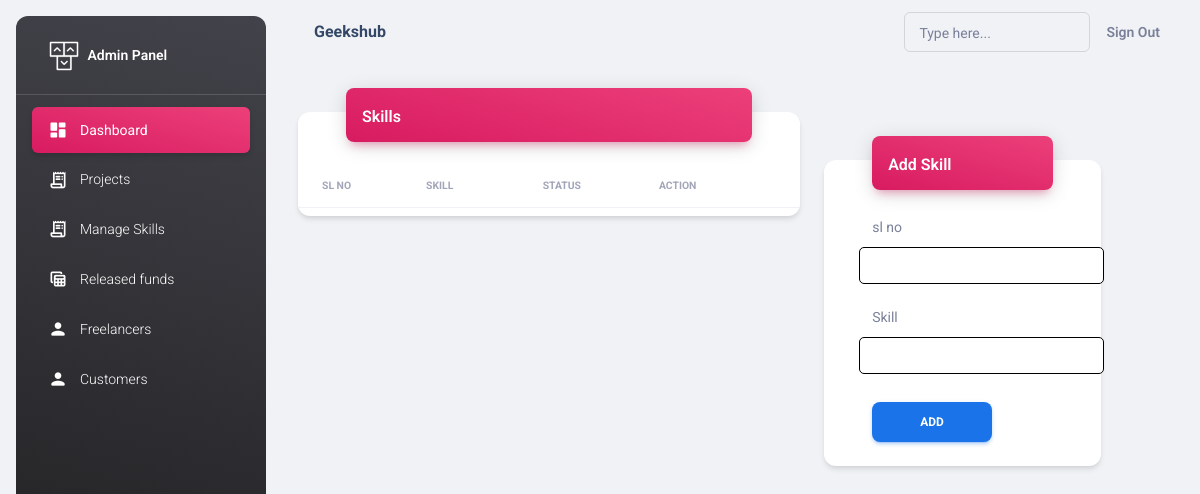
/adminapp/skills/ (signed in), run on an earlier commit of the app's database.
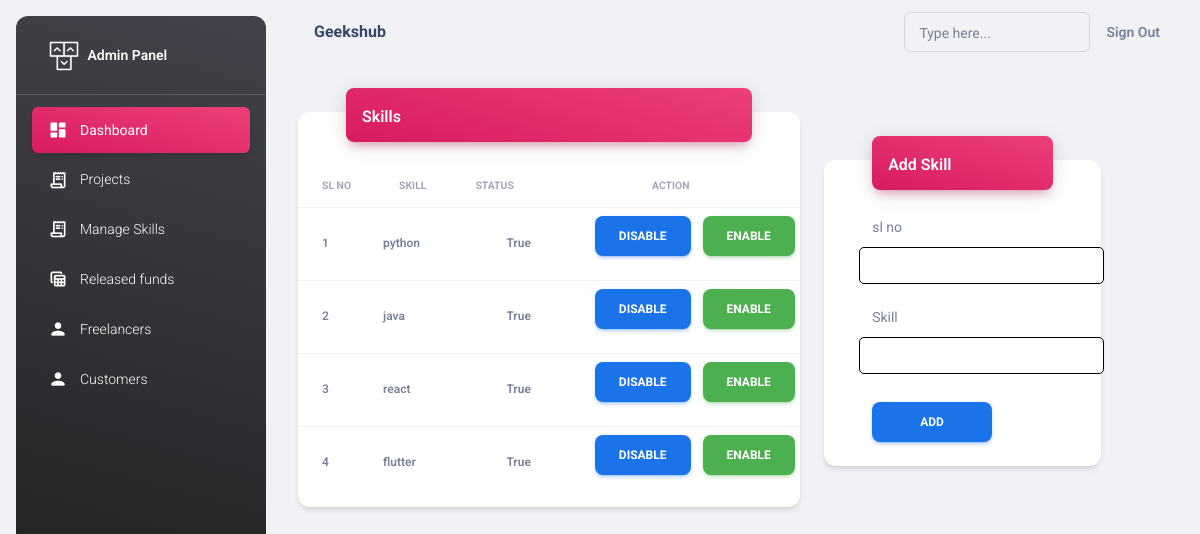
And on a later commit of the database.
### adminapp/models.py (models this page shows)
class Skills(models.Model):
    no=models.PositiveIntegerField()
    skill=models.CharField(max_length=100)
    status=models.BooleanField(default=True)

### adminapp/views.py (the view, shortened to what this page needs)
# urls.py: path("skills/",views.SkillsView.as_view(),name="skills"),
@method_decorator(decs,name="dispatch")
class SkillsView(CreateView,ListView):
    template_name="adminapp/skills.html"
    model=Skills
    form_class=SkillForm
    context_object_name="skills"
    success_url=reverse_lazy("skills")

### adminapp/forms.py
class SkillForm(forms.ModelForm):
    class Meta:
        model=Skills
        fields=["no","skill"]

### adminapp/views.py (called while the page is built)
def signin_required(fn):
    def wrapper(request,*args,**kwargs):
        if not request.user.is_authenticated:
            messages.error(request,"invalid session!..please login")
            return redirect("adminsignin")
        else:
            return fn(request,*args,**kwargs)
    return wrapper

def is_admin(fn):
    def wrapper(request,*args,**kwargs):
        if not request.user.is_superuser:
            messages.error(request,"Permission denied for current user !")
            return redirect("adminsignin")
        else:
            return fn(request,*args,**kwargs)
    return wrapper

### adminapp/templates/adminapp/skills.html (shortened to what this page needs)
{%extends 'adminapp/base.html'%}
{%load static%}
{%block body_block%}
<div class="container-fluid py-4">
    <div class="row">
      <div class="col-7">
        <div class="card my-4">
          <div class="card-header p-0 position-relative mt-n4 mx-5 z-index-2">
            <div class="bg-gradient-primary shadow-primary border-radius-lg pt-3 pb-1">
              <h6 class="text-white text-capitalize ps-3">Skills</h6>
            </div>
          </div>
          <div class="card-body px-0 pb-2">
            <div class="table-responsive p-0">
              <table class="table align-items-center mb-0">
                <thead>
                  <tr>
                    <th class="text-uppercase text-secondary text-xxs font-weight-bolder opacity-7">SL NO</th>
                    <th class="text-uppercase text-secondary text-xxs font-weight-bolder opacity-7">skill</th>
                    <th class="text-center text-uppercase text-secondary text-xxs font-weight-bolder opacity-7">Status</th>
                    <th class="text-center text-uppercase text-secondary text-xxs font-weight-bolder opacity-7">Action</th>
                    <th class="text-secondary opacity-7"></th>
                  </tr>
                </thead>
                <tbody>
                    {%for s in skills%}
                        <tr>
                            <td>
                            <p class="text-xs font-weight-bold mb-0 ms-3">{{s.no}}</p>
                            </td>
                            <td>
                            <p class="text-xs font-weight-bold mb-0">{{s.skill}}</p>
                            </td>
                            <td>
                                <p class="text-xs font-weight-bold mb-0 ms-5">{{s.status}}</p>
                            </td>
                            <td>
                                <a class="btn btn-info ms-5" href="{%url 'remove_skill' s.id%}">Disable</a>
                                <a class="btn btn-success ms-2" href="{%url 'readd_skill' s.id%}">Enable</a>
                            </td>
                        </tr>
                    {%endfor%}
                </tbody>
              </table>
            </div>
          </div>
        </div>
      </div>
      <div class="col-4 mt-5">
        <div class="card my-4">
          <div class="card-header p-0 position-relative mt-n4 mx-5 z-index-2">
            <div class="bg-gradient-primary shadow-primary border-radius-lg pt-3 pb-1">
              <h6 class="text-white text-capitalize ps-3">Add skill</h6>
            </div>
          </div>
          <div class="card-body px-0 pb-2">
                <form action="" method="post">
                    <label for="no" class="ms-5">sl no</label> <br>
                    <input type="text" class="input" name="no" required> <br>
                    <label for="skill" class="ms-5">Skill</label> <br>
                    <input type="text" class="input" name="skill" required>
                    <button class="btn btn-info mt-2 ms-5 px-5" type="submit">ADD</button>
                </form>
          </div>
        </div>
      </div>
    </div>
  </div>
{%endblock%}

### adminapp/templates/adminapp/base.html (shortened to what this page needs)
<!DOCTYPE html>
<html lang="en">
<head>
  <link href="../../static/css/nucleo-icons.css" rel="stylesheet" />
  <link href="../../static/css/nucleo-svg.css" rel="stylesheet" />
  <link id="pagestyle" href="../../static/css/material-dashboard.css?v=3.0.0" rel="stylesheet" />
</head>
<body class="g-sidenav-show  bg-gray-200">
  <aside class="sidenav navbar navbar-vertical navbar-expand-xs border-0 border-radius-xl my-3 fixed-start ms-3   bg-gradient-dark" id="sidenav-main">
    <div class="sidenav-header">
      <a class="navbar-brand m-0" href=" https://demos.creative-tim.com/material-dashboard/pages/dashboard " target="_blank">
        <img src="../../static/img/logo-ct.png" class="navbar-brand-img h-100" alt="main_logo">
        <span class="ms-1 font-weight-bold text-white">Admin Panel</span>
      </a>
    </div>
    <hr class="horizontal light mt-0 mb-2">
      <ul class="navbar-nav">
        <li class="nav-item">
          <a class="nav-link text-white active bg-gradient-primary" href="{%url 'home'%}">
            <div class="text-white text-center me-2 d-flex align-items-center justify-content-center">
              <i class="material-icons opacity-10">dashboard</i>
            </div>
            <span class="nav-link-text ms-1">Dashboard</span>
          </a>
        </li>
        <li class="nav-item">
          <a class="nav-link text-white " href="{%url 'projects'%}">
            <div class="text-white text-center me-2 d-flex align-items-center justify-content-center">
              <i class="material-icons opacity-10">receipt_long</i>
            </div>
            <span class="nav-link-text ms-1">Projects</span>
          </a>
        </li>
        <li class="nav-item">
          <a class="nav-link text-white " href="{%url 'skills'%}">
            <div class="text-white text-center me-2 d-flex align-items-center justify-content-center">
              <i class="material-icons opacity-10">receipt_long</i>
            </div>
            <span class="nav-link-text ms-1">Manage Skills</span>
          </a>
        </li>
        <li class="nav-item">
          <a class="nav-link text-white " href="{%url 'payments'%}">
            <div class="text-white text-center me-2 d-flex align-items-center justify-content-center">
              <i class="material-icons opacity-10">table_view</i>
            </div>
            <span class="nav-link-text ms-1">Released funds</span>
          </a>
        </li>
        <li class="nav-item">
          <a class="nav-link text-white " href="{%url 'coders'%}">
            <div class="text-white text-center me-2 d-flex align-items-center justify-content-center">
              <i class="material-icons opacity-10">person</i>
            </div>
            <span class="nav-link-text ms-1">Freelancers</span>
          </a>
        </li>
        <li class="nav-item">
          <a class="nav-link text-white " href="{%url 'buyers'%}">
            <div class="text-white text-center me-2 d-flex align-items-center justify-content-center">
              <i class="material-icons opacity-10">person</i>
            </div>
            <span class="nav-link-text ms-1">Customers</span>
          </a>
        </li>
      </ul>
  </aside>
  <main class="main-content position-relative max-height-vh-100 h-100 border-radius-lg ">
    <nav class="navbar navbar-main navbar-expand-lg px-0 mx-4 shadow-none border-radius-xl" id="navbarBlur" navbar-scroll="true">
      <div class="container-fluid py-1 px-3">
        <nav aria-label="breadcrumb">
          <h6 class="font-weight-bolder mb-0">Geekshub</h6>
        </nav>
        <div class="collapse navbar-collapse mt-sm-0 mt-2 me-md-0 me-sm-4" id="navbar">
          <div class="ms-md-auto pe-md-3 d-flex align-items-center">
            <div class="input-group input-group-outline">
              <label class="form-label">Type here...</label>
              <input type="text" class="form-control">
            </div>
          </div>
          <ul class="navbar-nav  justify-content-end">
            <li class="nav-item d-flex align-items-center">
              <a href="{%url 'adminsignout'%}" class="nav-link text-body font-weight-bold px-0">
                <span class="d-sm-inline d-none">Sign Out</span>
              </a>
            </li>
          </ul>
        </div>
      </div>
    </nav>
    {%block body_block%}
    {%endblock%}
</body>
</html>

### adminapp/templates/adminapp/skills.html (style rules this page uses)
.input { margin-left: 35px; padding-right: 100px; margin-bottom: 20px; border-radius: 5px; padding: 5px 30px; font-size: medium; font-weight: 5px; border: 1px solid; }

What changed in the data, as far as the page shows it:
added Skills: no "1", skill "python", status "True"
added Skills: no "2", skill "java", status "True"
added Skills: no "3", skill "react", status "True"
added Skills: no "4", skill "flutter", status "True"
